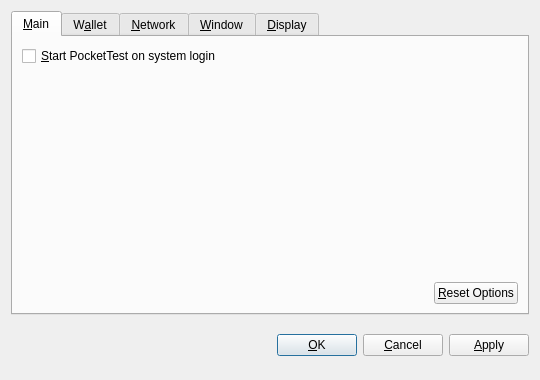
<?xml version="1.0" encoding="UTF-8"?>
<ui version="4.0">
 <class>OptionsDialog</class>
 <widget class="QDialog" name="OptionsDialog">
  <property name="geometry">
   <rect>
    <x>0</x>
    <y>0</y>
    <width>540</width>
    <height>380</height>
   </rect>
  </property>
  <property name="windowTitle">
   <string>Options</string>
  </property>
  <property name="modal">
   <bool>true</bool>
  </property>
  <layout class="QVBoxLayout" name="verticalLayout">
   <item>
    <widget class="QTabWidget" name="tabWidget">
     <property name="tabPosition">
      <enum>QTabWidget::North</enum>
     </property>
     <property name="currentIndex">
      <number>0</number>
     </property>
     <widget class="QWidget" name="tabMain">
      <attribute name="title">
       <string>&amp;Main</string>
      </attribute>
      <layout class="QVBoxLayout" name="verticalLayout_Main">
       <item>
        <widget class="QCheckBox" name="bitcoinAtStartup">
         <property name="toolTip">
          <string>Automatically start PocketTest after logging in to the system.</string>
         </property>
         <property name="text">
          <string>&amp;Start PocketTest on system login</string>
         </property>
        </widget>
       </item>
       <item>
        <spacer name="verticalSpacer_Main">
         <property name="orientation">
          <enum>Qt::Vertical</enum>
         </property>
         <property name="sizeHint" stdset="0">
          <size>
           <width>20</width>
           <height>40</height>
          </size>
         </property>
        </spacer>
       </item>
       <item>
        <layout class="QHBoxLayout" name="horizontalLayout_2_Main">
         <item>
          <spacer name="horizontalSpacer_2_Main">
           <property name="orientation">
            <enum>Qt::Horizontal</enum>
           </property>
           <property name="sizeHint" stdset="0">
            <size>
             <width>40</width>
             <height>20</height>
            </size>
           </property>
          </spacer>
         </item>
         <item>
          <widget class="QPushButton" name="resetButton">
           <property name="toolTip">
            <string>Reset all client options to default.</string>
           </property>
           <property name="text">
            <string>&amp;Reset Options</string>
           </property>
           <property name="autoDefault">
            <bool>false</bool>
           </property>
          </widget>
         </item>
        </layout>
       </item>
      </layout>
     </widget>
     <widget class="QWidget" name="tabWallet">
      <attribute name="title">
       <string>W&amp;allet</string>
      </attribute>
      <layout class="QVBoxLayout" name="verticalLayout_Network">
       <item>
        <widget class="QLabel" name="transactionFeeInfoLabel">
         <property name="text">
          <string>Optional transaction fee per kB that helps make sure your transactions are processed quickly. Most transactions are 1 kB.</string>
         </property>
         <property name="textFormat">
          <enum>Qt::PlainText</enum>
         </property>
         <property name="wordWrap">
          <bool>true</bool>
         </property>
        </widget>
       </item>
       <item>
        <layout class="QHBoxLayout" name="horizontalLayout_1_Main">
         <item>
          <widget class="QLabel" name="transactionFeeLabel">
           <property name="text">
            <string>Pay transaction &amp;fee</string>
           </property>
           <property name="textFormat">
            <enum>Qt::PlainText</enum>
           </property>
           <property name="buddy">
            <cstring>transactionFee</cstring>
           </property>
          </widget>
         </item>
         <item>
          <widget class="BitcoinAmountField" name="transactionFee"/>
         </item>
         <item>
          <spacer name="horizontalSpacer_1_Main">
           <property name="orientation">
            <enum>Qt::Horizontal</enum>
           </property>
           <property name="sizeHint" stdset="0">
            <size>
             <width>40</width>
             <height>20</height>
            </size>
           </property>
          </spacer>
         </item>
        </layout>
       </item>
       <item>
        <widget class="QLabel" name="label">
         <property name="text">
          <string>If you disable the spending of unconfirmed change, the change from a transaction cannot be used until that transaction has at least one confirmation. This also affects how your balance is computed.</string>
         </property>
         <property name="wordWrap">
          <bool>true</bool>
         </property>
        </widget>
       </item>
       <item>
        <widget class="QCheckBox" name="spendZeroConfChange">
         <property name="text">
          <string>Spend unconfirmed change  (experts only)</string>
         </property>
        </widget>
       </item>
       <item>
        <spacer name="verticalSpacer">
         <property name="orientation">
          <enum>Qt::Vertical</enum>
         </property>
         <property name="sizeHint" stdset="0">
          <size>
           <width>20</width>
           <height>40</height>
          </size>
         </property>
        </spacer>
       </item>
      </layout>
     </widget>
     <widget class="QWidget" name="tabNetwork">
      <attribute name="title">
       <string>&amp;Network</string>
      </attribute>
      <layout class="QVBoxLayout" name="verticalLayout_Network">
       <item>
        <widget class="QCheckBox" name="mapPortUpnp">
         <property name="toolTip">
          <string>Automatically open the PocketTest client port on the router. This only works when your router supports UPnP and it is enabled.</string>
         </property>
         <property name="text">
          <string>Map port using &amp;UPnP</string>
         </property>
        </widget>
       </item>
       <item>
        <widget class="QCheckBox" name="connectSocks">
         <property name="toolTip">
          <string>Connect to the PocketTest network through a SOCKS proxy (e.g. when connecting through Tor).</string>
         </property>
         <property name="text">
          <string>&amp;Connect through SOCKS proxy:</string>
         </property>
        </widget>
       </item>
       <item>
        <layout class="QHBoxLayout" name="horizontalLayout_Network">
         <item>
          <widget class="QLabel" name="proxyIpLabel">
           <property name="text">
            <string>Proxy &amp;IP:</string>
           </property>
           <property name="textFormat">
            <enum>Qt::PlainText</enum>
           </property>
           <property name="buddy">
            <cstring>proxyIp</cstring>
           </property>
          </widget>
         </item>
         <item>
          <widget class="QValidatedLineEdit" name="proxyIp">
           <property name="maximumSize">
            <size>
             <width>140</width>
             <height>16777215</height>
            </size>
           </property>
           <property name="toolTip">
            <string>IP address of the proxy (e.g. 127.0.0.1)</string>
           </property>
          </widget>
         </item>
         <item>
          <widget class="QLabel" name="proxyPortLabel">
           <property name="text">
            <string>&amp;Port:</string>
           </property>
           <property name="textFormat">
            <enum>Qt::PlainText</enum>
           </property>
           <property name="buddy">
            <cstring>proxyPort</cstring>
           </property>
          </widget>
         </item>
         <item>
          <widget class="QLineEdit" name="proxyPort">
           <property name="maximumSize">
            <size>
             <width>55</width>
             <height>16777215</height>
            </size>
           </property>
           <property name="toolTip">
            <string>Port of the proxy (e.g. 9050)</string>
           </property>
          </widget>
         </item>
         <item>
          <widget class="QLabel" name="socksVersionLabel">
           <property name="text">
            <string>SOCKS &amp;Version:</string>
           </property>
           <property name="textFormat">
            <enum>Qt::PlainText</enum>
           </property>
           <property name="buddy">
            <cstring>socksVersion</cstring>
           </property>
          </widget>
         </item>
         <item>
          <widget class="QValueComboBox" name="socksVersion">
           <property name="toolTip">
            <string>SOCKS version of the proxy (e.g. 5)</string>
           </property>
          </widget>
         </item>
         <item>
          <spacer name="horizontalSpacer_Network">
           <property name="orientation">
            <enum>Qt::Horizontal</enum>
           </property>
           <property name="sizeHint" stdset="0">
            <size>
             <width>40</width>
             <height>20</height>
            </size>
           </property>
          </spacer>
         </item>
        </layout>
       </item>
       <item>
        <spacer name="verticalSpacer_Network">
         <property name="orientation">
          <enum>Qt::Vertical</enum>
         </property>
         <property name="sizeHint" stdset="0">
          <size>
           <width>20</width>
           <height>40</height>
          </size>
         </property>
        </spacer>
       </item>
      </layout>
     </widget>
     <widget class="QWidget" name="tabWindow">
      <attribute name="title">
       <string>&amp;Window</string>
      </attribute>
      <layout class="QVBoxLayout" name="verticalLayout_Window">
       <item>
        <widget class="QCheckBox" name="minimizeToTray">
         <property name="toolTip">
          <string>Show only a tray icon after minimizing the window.</string>
         </property>
         <property name="text">
          <string>&amp;Minimize to the tray instead of the taskbar</string>
         </property>
        </widget>
       </item>
       <item>
        <widget class="QCheckBox" name="minimizeOnClose">
         <property name="toolTip">
          <string>Minimize instead of exit the application when the window is closed. When this option is enabled, the application will be closed only after selecting Quit in the menu.</string>
         </property>
         <property name="text">
          <string>M&amp;inimize on close</string>
         </property>
        </widget>
       </item>
       <item>
        <spacer name="verticalSpacer_Window">
         <property name="orientation">
          <enum>Qt::Vertical</enum>
         </property>
         <property name="sizeHint" stdset="0">
          <size>
           <width>20</width>
           <height>40</height>
          </size>
         </property>
        </spacer>
       </item>
      </layout>
     </widget>
     <widget class="QWidget" name="tabDisplay">
      <attribute name="title">
       <string>&amp;Display</string>
      </attribute>
      <layout class="QVBoxLayout" name="verticalLayout_Display">
       <item>
        <layout class="QHBoxLayout" name="horizontalLayout_1_Display">
         <item>
          <widget class="QLabel" name="langLabel">
           <property name="text">
            <string>User Interface &amp;language:</string>
           </property>
           <property name="textFormat">
            <enum>Qt::PlainText</enum>
           </property>
           <property name="buddy">
            <cstring>lang</cstring>
           </property>
          </widget>
         </item>
         <item>
          <widget class="QValueComboBox" name="lang">
           <property name="toolTip">
            <string>The user interface language can be set here. This setting will take effect after restarting PocketTest.</string>
           </property>
          </widget>
         </item>
        </layout>
       </item>
       <item>
        <layout class="QHBoxLayout" name="horizontalLayout_2_Display">
         <item>
          <widget class="QLabel" name="unitLabel">
           <property name="text">
            <string>&amp;Unit to show amounts in:</string>
           </property>
           <property name="textFormat">
            <enum>Qt::PlainText</enum>
           </property>
           <property name="buddy">
            <cstring>unit</cstring>
           </property>
          </widget>
         </item>
         <item>
          <widget class="QValueComboBox" name="unit">
           <property name="toolTip">
            <string>Choose the default subdivision unit to show in the interface and when sending coins.</string>
           </property>
          </widget>
         </item>
        </layout>
       </item>
       <item>
        <widget class="QCheckBox" name="displayAddresses">
         <property name="toolTip">
          <string>Whether to show PocketTest addresses in the transaction list or not.</string>
         </property>
         <property name="text">
          <string>&amp;Display addresses in transaction list</string>
         </property>
        </widget>
       </item>
       <item>
        <widget class="QCheckBox" name="coinControlFeatures">
         <property name="toolTip">
          <string>Whether to show coin control features or not.</string>
         </property>
         <property name="text">
          <string>Display coin &amp;control features (experts only!)</string>
         </property>
        </widget>
       </item>
       <item>
        <spacer name="verticalSpacer_Display">
         <property name="orientation">
          <enum>Qt::Vertical</enum>
         </property>
         <property name="sizeHint" stdset="0">
          <size>
           <width>20</width>
           <height>40</height>
          </size>
         </property>
        </spacer>
       </item>
      </layout>
     </widget>
    </widget>
   </item>
   <item>
    <layout class="QHBoxLayout" name="horizontalLayout_Buttons">
     <item>
      <spacer name="horizontalSpacer_1">
       <property name="orientation">
        <enum>Qt::Horizontal</enum>
       </property>
       <property name="sizeHint" stdset="0">
        <size>
         <width>40</width>
         <height>48</height>
        </size>
       </property>
      </spacer>
     </item>
     <item>
      <widget class="QLabel" name="statusLabel">
       <property name="font">
        <font>
         <weight>75</weight>
         <bold>true</bold>
        </font>
       </property>
       <property name="text">
        <string/>
       </property>
       <property name="textFormat">
        <enum>Qt::PlainText</enum>
       </property>
       <property name="wordWrap">
        <bool>true</bool>
       </property>
      </widget>
     </item>
     <item>
      <spacer name="horizontalSpacer_2">
       <property name="orientation">
        <enum>Qt::Horizontal</enum>
       </property>
       <property name="sizeHint" stdset="0">
        <size>
         <width>40</width>
         <height>48</height>
        </size>
       </property>
      </spacer>
     </item>
     <item>
      <widget class="QPushButton" name="okButton">
       <property name="text">
        <string>&amp;OK</string>
       </property>
      </widget>
     </item>
     <item>
      <widget class="QPushButton" name="cancelButton">
       <property name="text">
        <string>&amp;Cancel</string>
       </property>
       <property name="autoDefault">
        <bool>false</bool>
       </property>
      </widget>
     </item>
     <item>
      <widget class="QPushButton" name="applyButton">
       <property name="text">
        <string>&amp;Apply</string>
       </property>
       <property name="autoDefault">
        <bool>false</bool>
       </property>
      </widget>
     </item>
    </layout>
   </item>
  </layout>
 </widget>
 <customwidgets>
  <customwidget>
   <class>BitcoinAmountField</class>
   <extends>QSpinBox</extends>
   <header>bitcoinamountfield.h</header>
  </customwidget>
  <customwidget>
   <class>QValueComboBox</class>
   <extends>QComboBox</extends>
   <header>qvaluecombobox.h</header>
  </customwidget>
  <customwidget>
   <class>QValidatedLineEdit</class>
   <extends>QLineEdit</extends>
   <header>qvalidatedlineedit.h</header>
  </customwidget>
 </customwidgets>
 <resources/>
 <connections/>
</ui>
